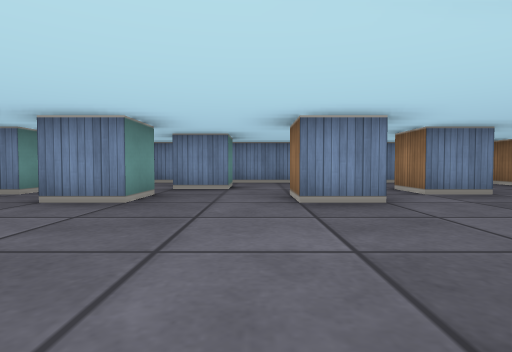
View 1 (above)

16 first-person views from a walk through a cub3D maze. The camera is about half as high as the walls, tilts 2° down and sees 80° across. The floor is counted in squares. Each view is taken from the middle of a square. On the plan, view 1 faces up. The plan holds only what a view shows up to about 9 squares ahead; the rest is blank.

View 2
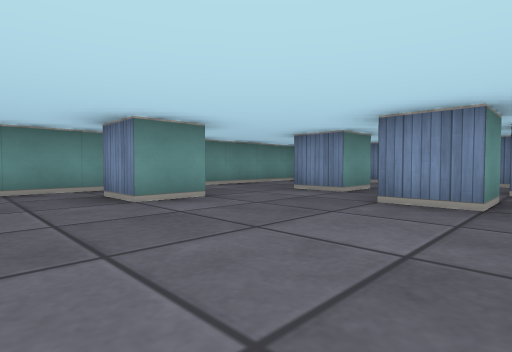

View 3
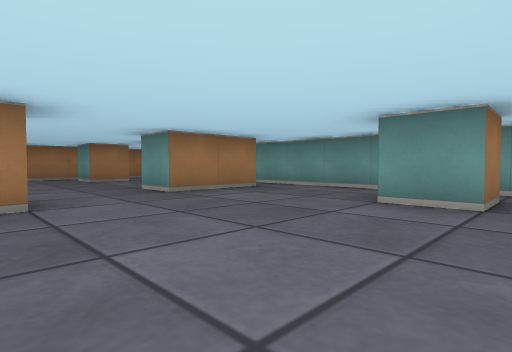

View 4
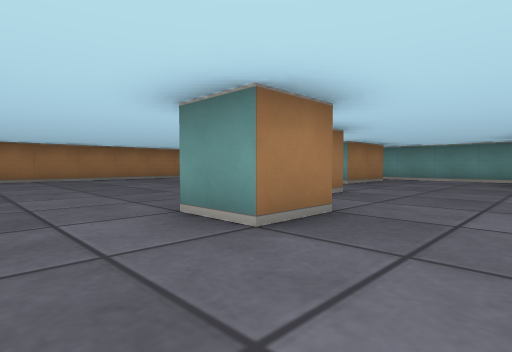

View 5
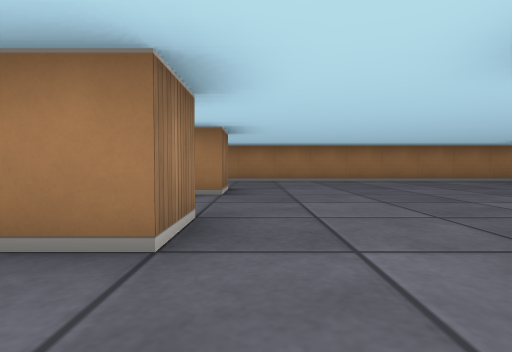

View 6
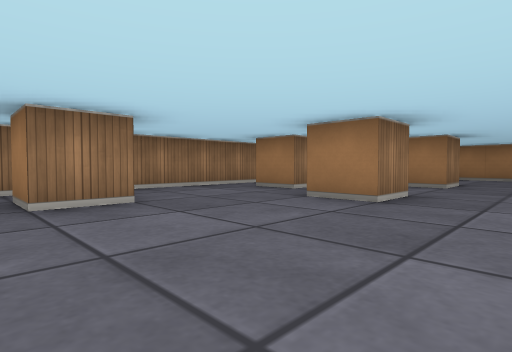

View 7
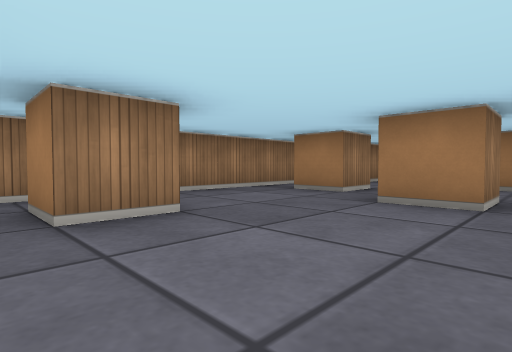

View 8
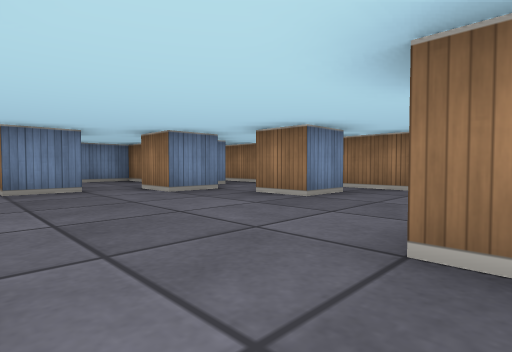

View 9
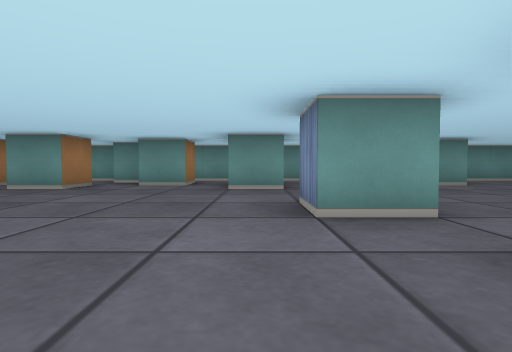

View 10
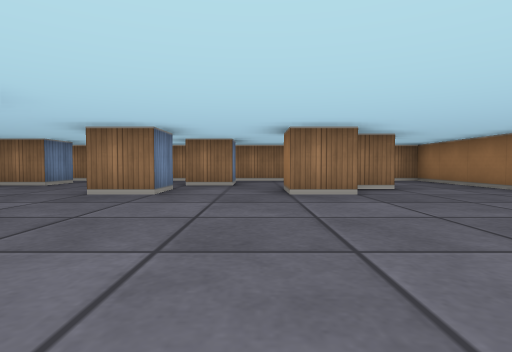

View 11
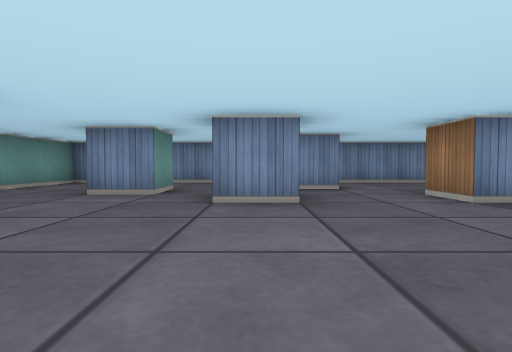

View 12
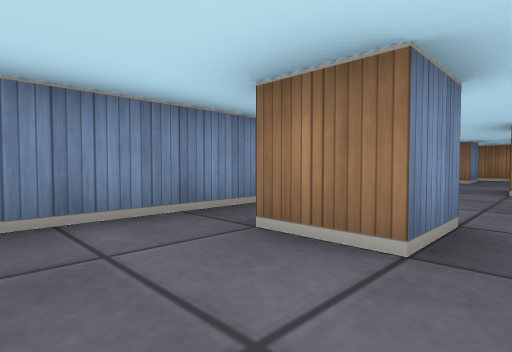

View 13
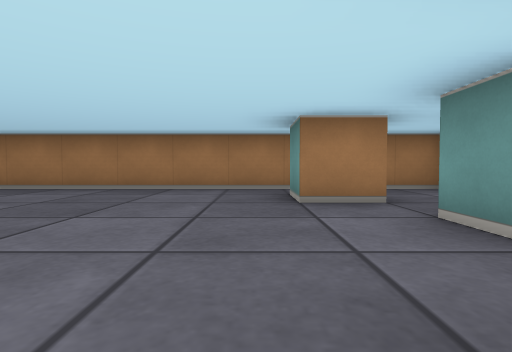

View 14
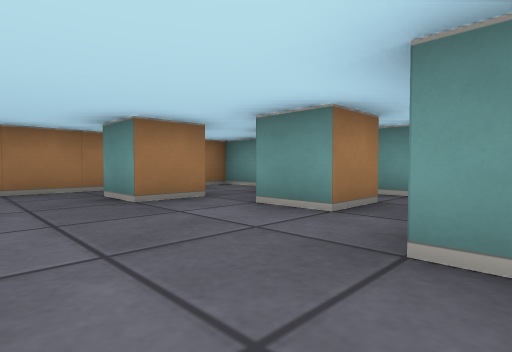

View 15
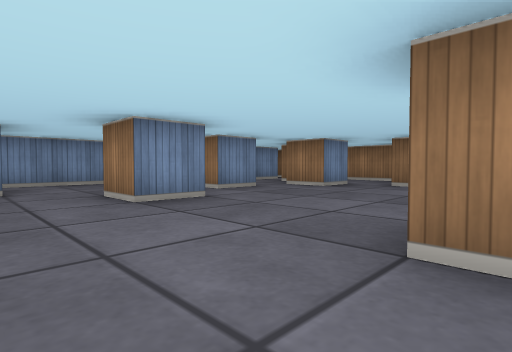

View 16
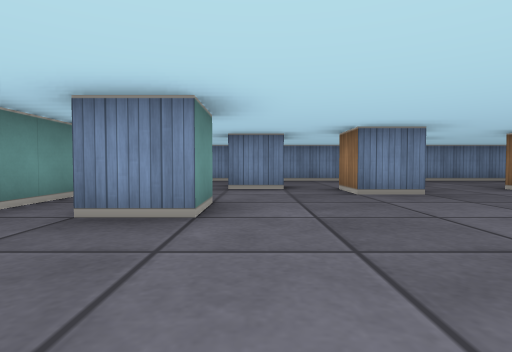

### Floor plan
Points are (right, up) in squares from view 1. A wall is a line through its corners. A room is listed if a view was taken in it or the views show most of it. See-through windows are left out.
Room 1 (views 1, 2, 3, 4, 5, 6, 7, 8, 9, 10, 11, 12, 13, 14, 15, 16)
walls: (0.5, 0) (0.5, 0.5) (1.5, 0.5) (1.5, -0.5); (-0.5, -0.4) (-0.5, -1.5) (-1.5, -1.5); (-1.6, -0.5) (-1.1, -0.5); (1.6, 3.5) (0.5, 3.5) (0.5, 4.5); (-1.5, 4.5) (-1.5, 3.5) (-2.5, 3.5) (-2.5, 4.5); (4.5, -1.5) (3.5, -1.5) (3.5, -0.5) (4.5, -0.5); (3.5, -4.5) (3.5, -3.5) (4.5, -3.5); (3.6, 4.5) (2.5, 4.5) (2.5, 5.5); (-5.6, -1.5) (-3.5, -1.5) (-3.5, -2.5); (-5.5, 2.5) (-4.5, 2.5) (-4.5, 1.5) (-5.5, 1.5); (-3.5, 5.5) (-3.5, 4.5) (-4.5, 4.5); (-0.5, 6.5) (-0.5, 5.5) (-1.5, 5.5) (-1.5, 6.5); (5.5, 3.5) (4.5, 3.5) (4.5, 4.5); (-5.6, -3.5) (-4.5, -3.5) (-4.5, -4.5); (6.6, 1.5) (5.5, 1.5) (5.5, 2.5) (6.5, 2.5); (6.4, -2.5) (5.5, -2.5) (5.5, -1.5) (6.5, -1.5); (4.5, -5.5) (4.5, -4.8); (-4.6, -5.5) (-3.5, -5.5) (-3.5, -6.5); (-5.5, -4.9) (-5.5, -5.5); (7.5, -3.9) (7.5, 4.6); (5.5, 6.5) (5.5, 7.5) (-6.5, 7.5) (-6.5, -2.5); (-6.5, -5.9) (-6.5, -7.5) (3.5, -7.5)
ways out: opening at (4.5, -6.5) to room 2; opening at (6, -5) to room 2; opening at (6.5, 5.5) to room 3; opening at (-6, -2) to room 4; opening at (-5, -3) to room 4
Room 2 (no view inside)
walls: (6.5, -5.2) (6.5, -4.6); (3.5, -7.5) (7.5, -7.5) (7.5, -6.9)
ways out: opening at (4.5, -6.5) to room 1; opening at (6, -5) to room 1
Room 3 (no view inside)
walls: (6.5, 6.5) (5.5, 6.5); (7.5, 4.6) (7.5, 6.8)
ways out: opening at (6.5, 5.5) to room 1
Room 4 (no view inside)
walls: (-6.5, -2.5) (-6.5, -4)
ways out: opening at (-6, -2) to room 1; opening at (-5, -3) to room 1

Positions as (right, up) in squares from view 1, and headings:
1: (0, 0), facing up
2: (-1, 0), facing up-left
3: (-1, 3), facing down-left
4: (3, 2), facing down-left
5: (3, 1), facing down
6: (2, 3), facing down-right
7: (3, 3), facing down-right
8: (2, -1), facing up-right
9: (2, -2), facing left
10: (-1, -3), facing right
11: (-2, 0), facing up
12: (-3, 5), facing up-right
13: (-3, -2), facing down
14: (-2, -2), facing down-left
15: (-1, 0), facing up-right
16: (-4, -1), facing up
